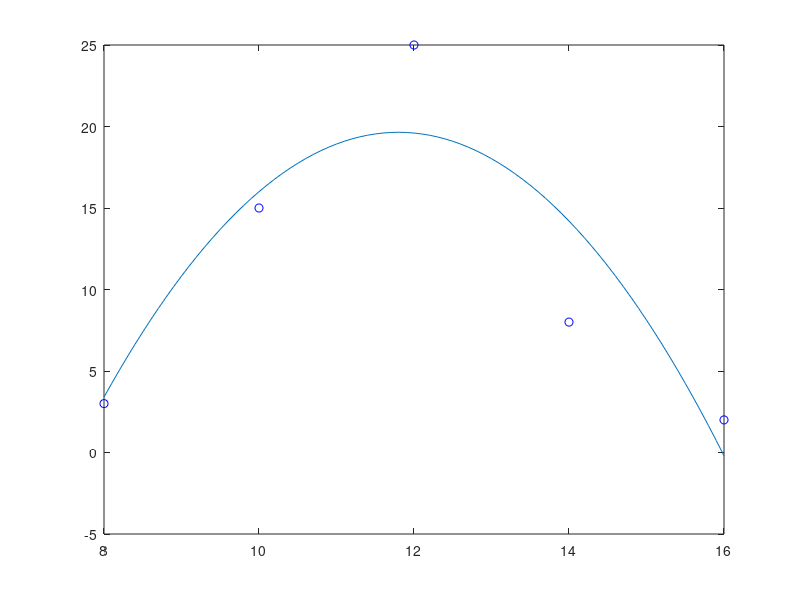

Write MATLAB code to recreate this figure.
clear all;clc;close all;
x=[8 10 12 14 16];
y=[3 15 25 8 2];

X=[length(x) sum(x) sum(x.^2);sum(x) sum(x.^2) sum(x.^3);sum(x.^2) sum(x.^3) sum(x.^4)];
Y=[sum(y);sum(x.*y);sum(x.*x.*y)];

A=X\Y;
xp=8:0.1:16;
yp=polyval([A(3) A(2) A(1)],xp);
plot(x,y,'bo',xp,yp)
polyval([A(3) A(2) A(1)],11)
A(3) 
A(2) 
A(1)